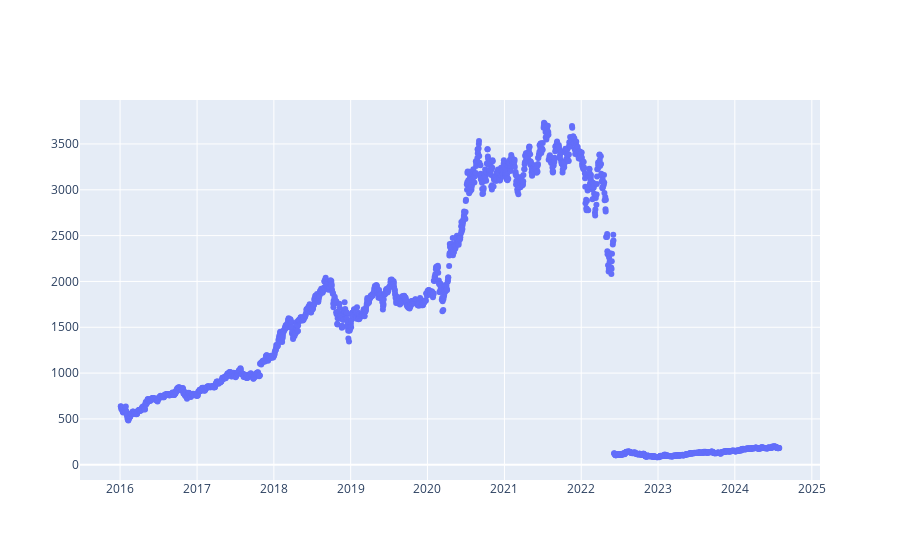

Notebook source saved alongside this figure:
### Code cell
# stock_splits = red_table.get('_NVDA_STOCK_SPLIT', '2024-07-26')

fig = go.Figure([go.Scatter(x=df['timestamp'], 
                            y=df['price'], mode='markers')])

fig.show()

red_table.set('_AMZN_HISTORICAL', '2024-07-30', df)

### Figure 1 — Plotly figure (JSON) as saved in the notebook; plotly's stock layout.template omitted (floating-point values rounded to 4 significant figures; data arrays with more than 128 entries replaced by an {"elided": "..."} marker saying what was removed)
{"data": [{"mode": "markers", "type": "scatter", "x": {"elided": "2157 str values"}, "y": {"elided": "2157 float values"}}], "layout": {}}
